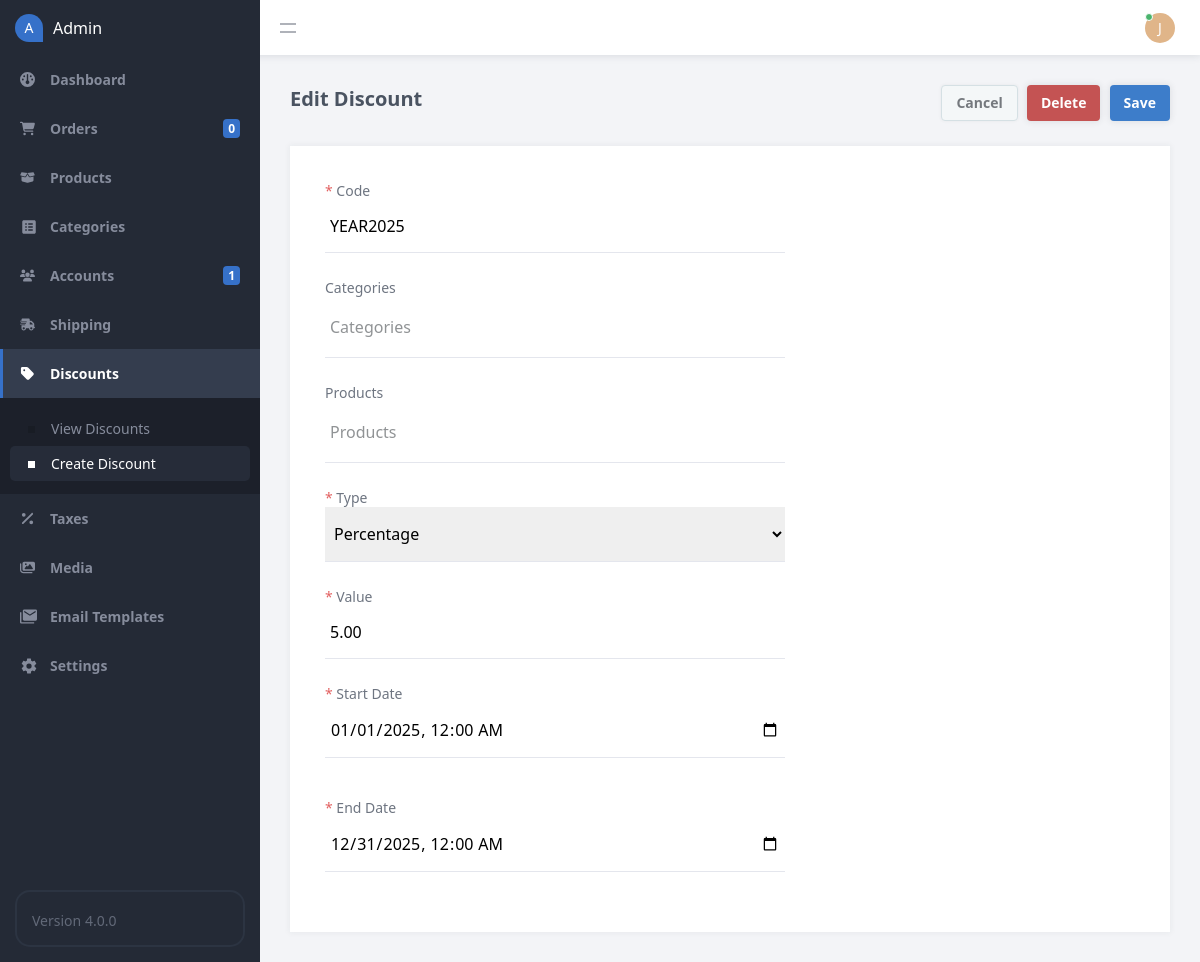
Screenshot of /admin/index.php?page=discount&id=1 (signed in) with the database file from the repository.
### tables this page shows
CREATE TABLE IF NOT EXISTS `discounts` (
  `id` int(11) NOT NULL AUTO_INCREMENT,
  `category_ids` varchar(50) NOT NULL,
  `product_ids` varchar(50) NOT NULL,
  `discount_code` varchar(50) NOT NULL,
  `discount_type` enum('Percentage','Fixed') NOT NULL,
  `discount_value` decimal(7,2) NOT NULL,
  `start_date` datetime NOT NULL,
  `end_date` datetime NOT NULL,
  PRIMARY KEY (`id`)
);

### admin/index.php (called while the page is built, shortened)
<?php
include '../functions.php';
$page = isset($_GET['page']) && file_exists($_GET['page'] . '.php') ? $_GET['page'] : 'dashboard';
include $page . '.php';
?>

### admin/discount.php (the view, shortened to what this page needs)
<?php
$discount = [
    'category_ids' => '',
    'product_ids' => '',
    'discount_code' => '',
    'discount_type' => 'Percentage',
    'discount_value' => '',
    'start_date' => date('Y-m-d\TH:i'),
    'end_date' => date('Y-m-d\TH:i', strtotime('+1 month', strtotime(date('Y-m-d\TH:i')))),
    'categories' => [],
    'products' => []
];
$types = ['Percentage', 'Fixed'];
if (isset($_GET['id'])) {
    $page = 'Edit';
    $stmt = $pdo->prepare('SELECT * FROM discounts WHERE id = ?');
    $stmt->execute([ $_GET['id'] ]);
    $discount = $stmt->fetch(PDO::FETCH_ASSOC);
    $stmt = $pdo->prepare('SELECT c.title, c.id FROM discounts d JOIN product_categories c ON FIND_IN_SET(c.id, d.category_ids) WHERE d.id = ?');
    $stmt->execute([ $_GET['id'] ]);
    $discount['categories'] = $stmt->fetchAll(PDO::FETCH_ASSOC);
    $stmt = $pdo->prepare('SELECT p.title, p.id FROM discounts d JOIN products p ON FIND_IN_SET(p.id, d.product_ids) WHERE d.id = ?');
    $stmt->execute([ $_GET['id'] ]);
    $discount['products'] = $stmt->fetchAll(PDO::FETCH_ASSOC);
}
?>
<?=template_admin_header($page . ' Discount', 'discounts', 'manage')?>
<form method="post">
    <div class="content-title">
        <h2><?=$page?> Discount</h2>
        <div class="btns">
            <a href="index.php?page=discounts" class="btn alt mar-right-1">Cancel</a>
            <?php if ($page == 'Edit'): ?>
            <input type="submit" name="delete" value="Delete" class="btn red mar-right-1" onclick="return confirm('Are you sure you want to delete this discount?')">
            <?php endif; ?>
            <input type="submit" name="submit" value="Save" class="btn">
        </div>
    </div>
    <div class="content-block">
        <div class="form responsive-width-100">
            <label for="code"><span class="required">*</span> Code</label>
            <input id="code" type="text" name="discount_code" placeholder="Code" value="<?=$discount['discount_code']?>" required>
            <label for="categories">Categories</label>
            <div class="multiselect" data-name="categories[]">
                <input type="text" class="search" id="categories" placeholder="Categories">
            </div>
            <label for="products">Products</label>
            <div class="multiselect" data-name="products[]">
                <input type="text" class="search" id="products" placeholder="Products">
            </div>
            <label for="type"><span class="required">*</span> Type</label>
            <select id="type" name="discount_type">
                <?php foreach ($types as $type): ?>
                <option value="<?=$type?>"<?=$discount['discount_type']==$type?' selected':''?>><?=$type?></option>
                <?php endforeach; ?>
            </select>
            <label for="discount_value"><span class="required">*</span> Value</label>
            <input id="discount_value" type="number" name="discount_value" placeholder="Value" min="0" step=".01" value="<?=$discount['discount_value']?>" required>
            <div class="group">
                <div class="item">
                    <label for="start_date"><span class="required">*</span> Start Date</label>
                    <input id="start_date" type="datetime-local" name="start_date" placeholder="Start Date" value="<?=date('Y-m-d\TH:i', strtotime($discount['start_date']))?>" required>
                </div>
                <div class="item">
                    <label for="end_date"><span class="required">*</span> End Date</label>
                    <input id="end_date" type="datetime-local" name="end_date" placeholder="End Date" value="<?=date('Y-m-d\TH:i', strtotime($discount['end_date']))?>" required>
                </div>
            </div>
        </div>
    </div>
</form>
<?=template_admin_footer()?>

### rows the page displays
discounts: discount_code "YEAR2025", discount_type "Percentage", discount_value "5.00", start_date "01/01/2025 00:00", end_date "12/31/2025 00:00"

### other values shown
num_format($orders_total) "0"
num_format($accounts_total) "1"
substr($_SESSION['account_name'], 0, 1) "J"
$page "Edit"
